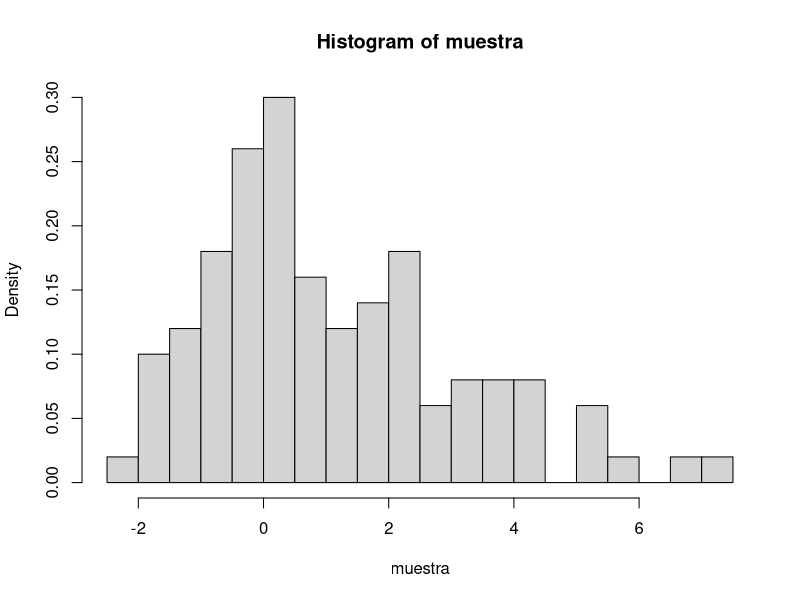
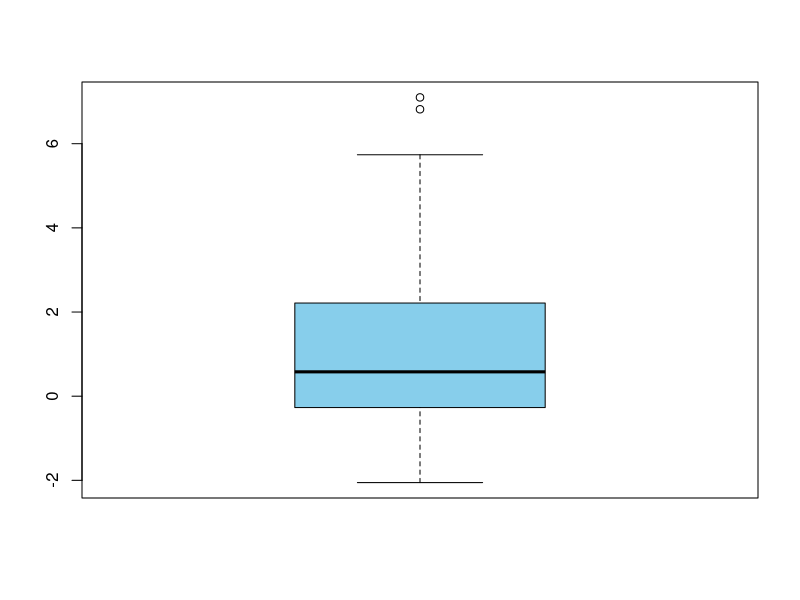

Write the R code that produced these figures, in order.
## Simulación de valores de variable aleatoria por el método de la composición
set.seed(123)

n <- 100
# Probabilidades de mezcla
p1 <- 0.6
p2 <- 0.4

# paso 1: Generar la variable auxiliar para identificar a qué distribución pertenece
I <- sample(c(1,2), size = n, replace = TRUE, prob = c(p1,p2))
I

# paso 2: Crear un vector vacío llamado muestra
muestra <- numeric(n)
muestra

# paso 3: Simular los valores para la nueva distribución
for (i in 1:n) {
  if (I[i] == 1){
    muestra[i] <- rnorm(1, mean = 0, sd = 1)
  } else { ## I[i] == 2
    muestra[i] <- rnorm(1, mean = 3, sd = 2)
  }
}

muestra

## Histograma de los valores simulados
hist(muestra, breaks = 20, probability = TRUE)
summary(muestra)
boxplot(muestra, col = "skyblue")
